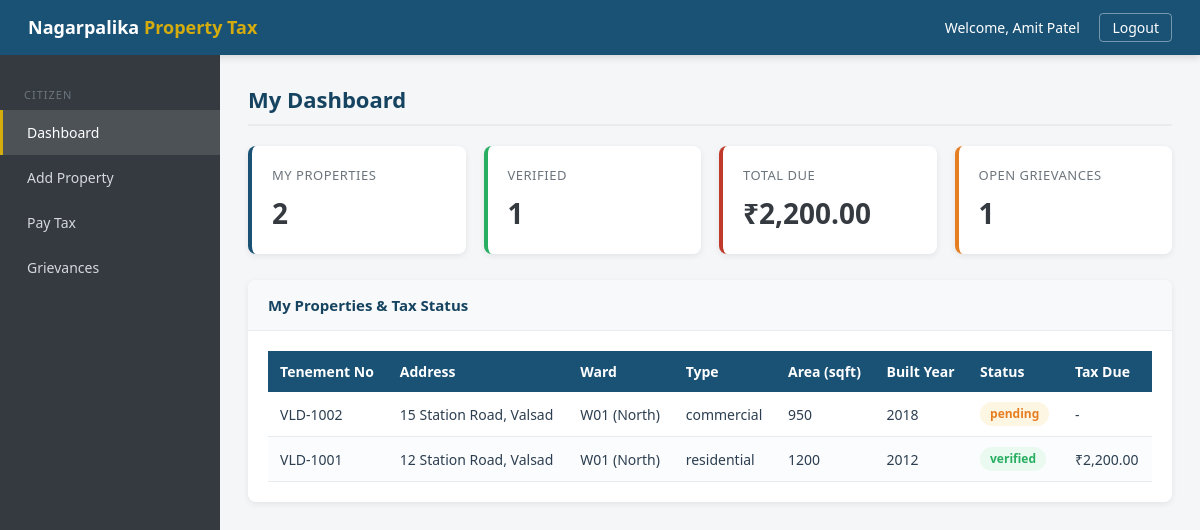
The page /citizen/dashboard.php (signed in) on the database its author committed.
### tables this page shows
CREATE TABLE propertymaster (
  pid INT AUTO_INCREMENT PRIMARY KEY,
  uid INT NOT NULL,                  
  tno VARCHAR(20) NOT NULL,          
  address VARCHAR(150) NOT NULL,
  wid INT NOT NULL,
  areasq INT NOT NULL,
  ptype VARCHAR(15) NOT NULL,        
  cyear INT NOT NULL,
  status VARCHAR(15) DEFAULT 'pending',   
  verified_by INT,
  remark VARCHAR(150)
);

CREATE TABLE wardmaster (
  wid INT AUTO_INCREMENT PRIMARY KEY,
  wardno VARCHAR(10) NOT NULL,
  zone VARCHAR(15) NOT NULL,
  officer_id INT
);

### citizen/dashboard.php (the view, shortened to what this page needs)
<?php
include '../db.php';
$uid = $_SESSION['uid'];
?>
<!DOCTYPE html>
<html>
<head>
    <link rel="stylesheet" href="../css/style.css">
</head>
<body>
<div class="topbar">
    <div class="brand">Nagarpalika <span>Property Tax</span></div>
    <div class="user-info">
        Welcome, <?php echo $_SESSION['uname']; ?>
        <a href="../logout.php">Logout</a>
    </div>
</div>
<div class="layout">
    <div class="sidebar">
        <div class="side-label">Citizen</div>
        <a href="dashboard.php" class="active">Dashboard</a>
        <a href="add_property.php">Add Property</a>
        <a href="pay_tax.php">Pay Tax</a>
        <a href="grievance.php">Grievances</a>
    </div>
    <div class="main">
        <h1 class="page-title">My Dashboard</h1>
        <div class="stats-grid">
            <?php
            $r = mysqli_query($con, "SELECT COUNT(*) AS c FROM propertymaster WHERE uid=$uid");
            $totalProps = mysqli_fetch_array($r)['c'];
            $r = mysqli_query($con, "SELECT COUNT(*) AS c FROM propertymaster WHERE uid=$uid AND status='verified'");
            $verified = mysqli_fetch_array($r)['c'];
            $r = mysqli_query($con, "SELECT IFNULL(SUM(t.totaldue),0) AS s FROM taxmaster t
                                     JOIN propertymaster p ON t.pid=p.pid
                                     WHERE p.uid=$uid AND t.status='unpaid'");
            $totalDue = mysqli_fetch_array($r)['s'];
            $r = mysqli_query($con, "SELECT COUNT(*) AS c FROM grievancemaster WHERE uid=$uid AND status<>'resolved'");
            $openG = mysqli_fetch_array($r)['c'];
            ?>
            <div class="stat-card"><div class="label">My Properties</div><div class="value"><?php echo $totalProps; ?></div></div>
            <div class="stat-card success"><div class="label">Verified</div><div class="value"><?php echo $verified; ?></div></div>
            <div class="stat-card error"><div class="label">Total Due</div><div class="value">&#8377;<?php echo number_format($totalDue,2); ?></div></div>
            <div class="stat-card warning"><div class="label">Open Grievances</div><div class="value"><?php echo $openG; ?></div></div>
        </div>
        <div class="panel">
            <div class="panel-header">My Properties &amp; Tax Status</div>
            <div class="panel-body">
                <?php
                $sql = "SELECT p.*, w.wardno, w.zone,
                               (SELECT t.totaldue FROM taxmaster t WHERE t.pid=p.pid AND t.status='unpaid' ORDER BY t.tid DESC LIMIT 1) AS due
                        FROM propertymaster p
                        JOIN wardmaster w ON p.wid=w.wid
                        WHERE p.uid=$uid
                        ORDER BY p.pid DESC";
                $result = mysqli_query($con, $sql);
                if (mysqli_num_rows($result) == 0) {
                    echo "<div class='empty'>You have not registered any property yet. <a href='add_property.php'>Add one now</a>.</div>";
                } else {
                    echo "<table><thead><tr>
                        <th>Tenement No</th><th>Address</th><th>Ward</th><th>Type</th>
                        <th>Area (sqft)</th><th>Built Year</th><th>Status</th><th>Tax Due</th>
                    </tr></thead><tbody>";
                    while ($row = mysqli_fetch_array($result)) {
                        $badge = "badge-" . $row['status'];
                        $due = $row['due'] !== null ? "&#8377;" . number_format($row['due'],2) : "-";
                        echo "<tr>
                            <td>{$row['tno']}</td><td>{$row['address']}</td>
                            <td>{$row['wardno']} ({$row['zone']})</td><td>{$row['ptype']}</td>
                            <td>{$row['areasq']}</td><td>{$row['cyear']}</td>
                            <td><span class='badge $badge'>{$row['status']}</span></td>
                            <td>$due</td>
                        </tr>";
                    }
                    echo "</tbody></table>";
                }
                ?>
            </div>
        </div>
    </div>
</div>
</body>
</html>

### css/style.css (style rules this page uses)
* { margin: 0; padding: 0; box-sizing: border-box; }
body { font-family: 'Segoe UI', Tahoma, sans-serif; background: #f4f6f8; color: #2c3e50; line-height: 1.5; }
:root { --primary: #1a5276; --primary-dark: #154360; --accent: #d4ac0d; --success: #27ae60; --warning: #e67e22; --error: #c0392b; --neutral-50: #f8f9fa; --neutral-100: #e9ecef; --neutral-300: #ced4da; --neutral-600: #6c757d; --neutral-800: #343a40; }
.topbar { background: var(--primary); color: #fff; padding: 14px 28px; display: flex; justify-content: space-between; align-items: center; box-shadow: 0 2px 8px rgba(0,0,0,0.15); }
.topbar .brand { font-size: 18px; font-weight: 600; }
.topbar .brand span { color: var(--accent); }
.topbar .user-info { font-size: 14px; }
.topbar .user-info a { color: #fff; text-decoration: none; margin-left: 16px; border: 1px solid rgba(255,255,255,0.4); padding: 4px 12px; border-radius: 4px; }
.layout { display: flex; min-height: calc(100vh - 54px); }
.sidebar { width: 220px; background: var(--neutral-800); padding: 18px 0; flex-shrink: 0; }
.sidebar a { display: block; color: #d5d8dc; text-decoration: none; padding: 12px 24px; font-size: 14px; border-left: 3px solid transparent; transition: all 0.2s; }
.sidebar a.active { background: rgba(255,255,255,0.12); color: #fff; border-left-color: var(--accent); }
.sidebar .side-label { color: var(--neutral-600); font-size: 11px; text-transform: uppercase; letter-spacing: 1px; padding: 14px 24px 6px; }
.main { flex: 1; padding: 28px; overflow-x: auto; }
.page-title { font-size: 22px; color: var(--primary-dark); margin-bottom: 20px; border-bottom: 2px solid var(--neutral-100); padding-bottom: 8px; }
.stats-grid { display: grid; grid-template-columns: repeat(auto-fit, minmax(200px, 1fr)); gap: 18px; margin-bottom: 26px; }
.stat-card { background: #fff; padding: 20px; border-radius: 8px; box-shadow: 0 2px 6px rgba(0,0,0,0.08); border-left: 4px solid var(--primary); }
.stat-card.success { border-left-color: var(--success); }
.stat-card.warning { border-left-color: var(--warning); }
.stat-card.error { border-left-color: var(--error); }
.stat-card .label { font-size: 13px; color: var(--neutral-600); text-transform: uppercase; letter-spacing: 0.5px; }
.stat-card .value { font-size: 28px; font-weight: 700; color: var(--neutral-800); margin-top: 6px; }
.panel { background: #fff; border-radius: 8px; box-shadow: 0 2px 6px rgba(0,0,0,0.08); margin-bottom: 22px; overflow: hidden; }
.panel-header { padding: 14px 20px; background: var(--neutral-50); border-bottom: 1px solid var(--neutral-100); font-weight: 600; font-size: 15px; color: var(--primary-dark); }
.panel-body { padding: 20px; }
table { width: 100%; border-collapse: collapse; font-size: 14px; }
thead th { background: var(--primary); color: #fff; padding: 10px 12px; text-align: left; font-weight: 600; }
tbody td { padding: 10px 12px; border-bottom: 1px solid var(--neutral-100); }
tbody tr:nth-child(even) { background: #fbfcfd; }
.badge { display: inline-block; padding: 3px 10px; border-radius: 12px; font-size: 12px; font-weight: 600; }
.badge-pending { background: #fdf6e3; color: var(--warning); }
.badge-verified { background: #eafaf1; color: var(--success); }

### rows shown on the page
propertymaster: tno "VLD-1002", address "15 Station Road, Valsad", wid.wardno "W01", wid.zone "North", ptype "commercial", areasq "950", cyear "2018", status "pending", due "-"
propertymaster: tno "VLD-1001", address "12 Station Road, Valsad", wid.wardno "W01", wid.zone "North", ptype "residential", areasq "1200", cyear "2012", status "verified", due "₹2,200.00"

### other values the page prints
$_SESSION['uname'] "Amit Patel"
$totalProps "2"
$verified "1"
$totalDue "2,200.00"
$openG "1"
